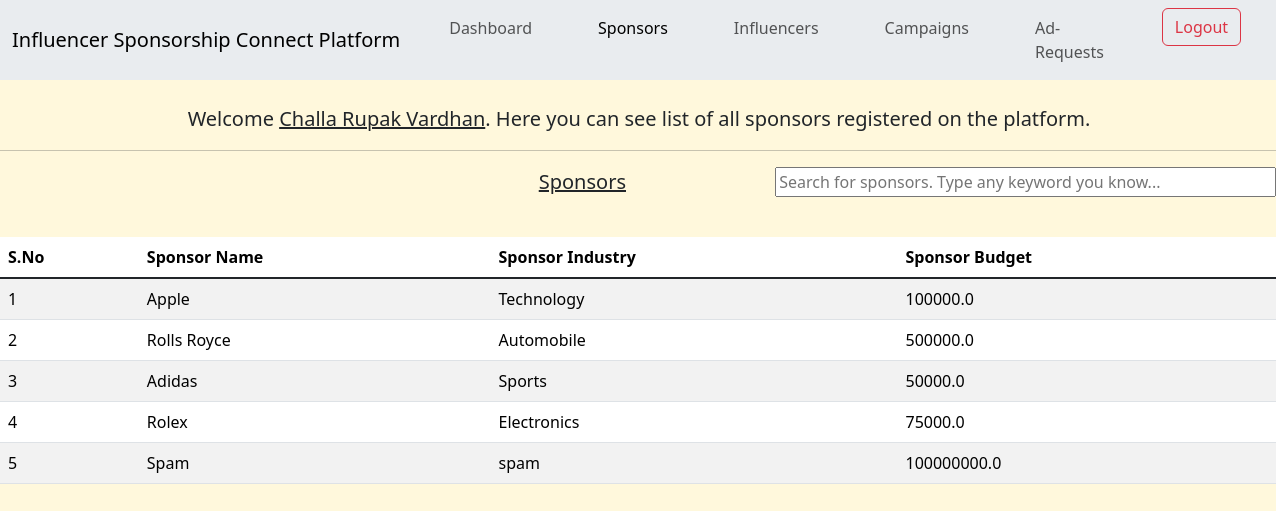
Screenshot of /admin/admin/sponsors (signed in) with the database file from the repository.
### models.py (models this page shows)
class Admins(db.Model):
    __tablename__ = 'admins'
    admin_id = db.Column(db.Integer,primary_key=True, autoincrement=True)
    admin_name = db.Column(db.String, nullable=False)
    admin_username = db.Column(db.String, nullable=False, unique=True)
    admin_password = db.Column(db.String, nullable=False)

class Sponsors(db.Model):
    __tablename__ = 'sponsors'
    sponsor_id = db.Column(db.Integer,primary_key=True, autoincrement=True)
    sponsor_name = db.Column(db.String, nullable=False)
    sponsor_industry = db.Column(db.String, nullable=False)
    sponsor_budget = db.Column(db.Float, nullable=False)
    sponsor_username = db.Column(db.String, nullable=False, unique=True)
    sponsor_password = db.Column(db.String, nullable=False)
    campaigns = db.relationship('Campaigns', backref='sponsors', lazy=True)
    campaign_adrequests = db.relationship('AdRequests', backref='sponsors', lazy=True)

### controllers/admin_controllers.py (the view)
@app.route('/admin/<admin_username>/sponsors', methods=['GET', 'POST'])
def admin_sponsors(admin_username):
    if session.get("USERNAME", None) is not None:
        if session['USERNAME'] != admin_username:
            flash("You are not authorized to view this page. Please Login with your account or signup", "danger")
            return redirect('/admin')
        if request.method=="POST" and request.form['submit'] == 'Logout':
            session.pop('USERNAME') # remove the username from the session
            flash('You have successfully logged out', 'success')
            return redirect('/')
        admin = Admins.query.filter_by(admin_username=admin_username).first()
        sponsors = Sponsors.query.all()
        return render_template('admin/admin_sponsors.html', admin=admin, sponsors=sponsors)
    else:
        flash("You need to Login to continue", "info")
        return redirect('/admin')

### templates/admin/admin_sponsors.html (shortened to what this page needs)
<!DOCTYPE html>
<html>
    <head>
        <link rel="stylesheet" href="../../static/css/home.css">
        <link href="https://cdn.jsdelivr.net/npm/bootstrap@5.3.3/dist/css/bootstrap.min.css" rel="stylesheet">
    </head>
    <body style="background-color: #fff8dc;">
        <nav class="navbar navbar-expand-lg bg-body-secondary">
            <div class="container-fluid">
              <a class="navbar-brand">Influencer Sponsorship Connect Platform</a>
              <div class="collapse navbar-collapse" id="navbarNavDropdown" style="justify-content:right">
                <ul class="navbar-nav">
                  <li class="nav-item">
                    <a class="nav-link" href="/admin/{{admin.admin_username}}/dashboard">Dashboard</a>
                  </li>
                  <li class="nav-item">
                    <a class="nav-link active" aria-current="page" href="/admin/{{admin.admin_username}}/sponsors">Sponsors</a>
                  </li>
                  <li class="nav-item">
                    <a class="nav-link" href="/admin/{{admin.admin_username}}/influencers">Influencers</a>
                  </li>
                  <li class="nav-item">
                    <a class="nav-link" href="/admin/{{admin.admin_username}}/campaigns">Campaigns</a>
                  </li>
                  <li class="nav-item">
                    <a class="nav-link" href="/admin/{{admin.admin_username}}/adrequests">Ad-Requests</a>
                  </li>
                  <li>
              <form class="d-flex" action='/admin/{{ admin.admin_username }}/sponsors' method='POST'>
                <button class="btn btn-outline-danger" type="submit" value='Logout' name='submit'>Logout</button>
              </form>
            </li>
            </div>
            </div>
          </nav>
         <br>
        <p style="font-size:20px; padding-left:2px;text-align:center"> Welcome <u>{{ admin.admin_name}}</u>. Here you can see list of all sponsors registered on the platform.</p>
        <hr>
        <div class=row>
          <div class="col-md-6" style="text-align:right;">
              <p style="font-size:20px;"> <u>Sponsors</u> </p>
          </div>
          <div class="col-md-6" style="text-align:right;">
            <input type="search" id="search" name="search" placeholder="Search for sponsors. Type any keyword you know..." style="width:80%">
        </div>
      </div>
      <br>
      <div class="table-responsive">
          <table class="table table-hover table-striped align-middle" id="sponsor_table">
              <thead>
                  <tr>
                      <th> S.No </th>
                      <th> Sponsor Name </th>
                      <th> Sponsor Industry </th>
                      <th> Sponsor Budget </th>
                  </tr>
              </thead>
              <tbody class="table-group-divider">
                  {% for sponsor in sponsors %}
                  <tr>
                      <td> {{ loop.index }} </td>
                      <td> {{ sponsor.sponsor_name }} </td>
                      <td> {{ sponsor.sponsor_industry }} </td>
                      <td> {{ sponsor.sponsor_budget }} </td>
                  </tr>
                  {% endfor %}
              </tbody>
          </table>
      </div>
    </body>
</html>

### static/css/home.css (style rules this page uses)
.navbar-nav > li { padding-left:25px; padding-right:25px; }

### rows the page displays
Admins: admin_name "Challa Rupak Vardhan"
Sponsors: sponsor_name "Apple", sponsor_industry "Technology", sponsor_budget "100000.0"
Sponsors: sponsor_name "Rolls Royce", sponsor_industry "Automobile", sponsor_budget "500000.0"
Sponsors: sponsor_name "Adidas", sponsor_industry "Sports", sponsor_budget "50000.0"
Sponsors: sponsor_name "Rolex", sponsor_industry "Electronics", sponsor_budget "75000.0"
Sponsors: sponsor_name "Spam", sponsor_industry "spam", sponsor_budget "100000000.0"
